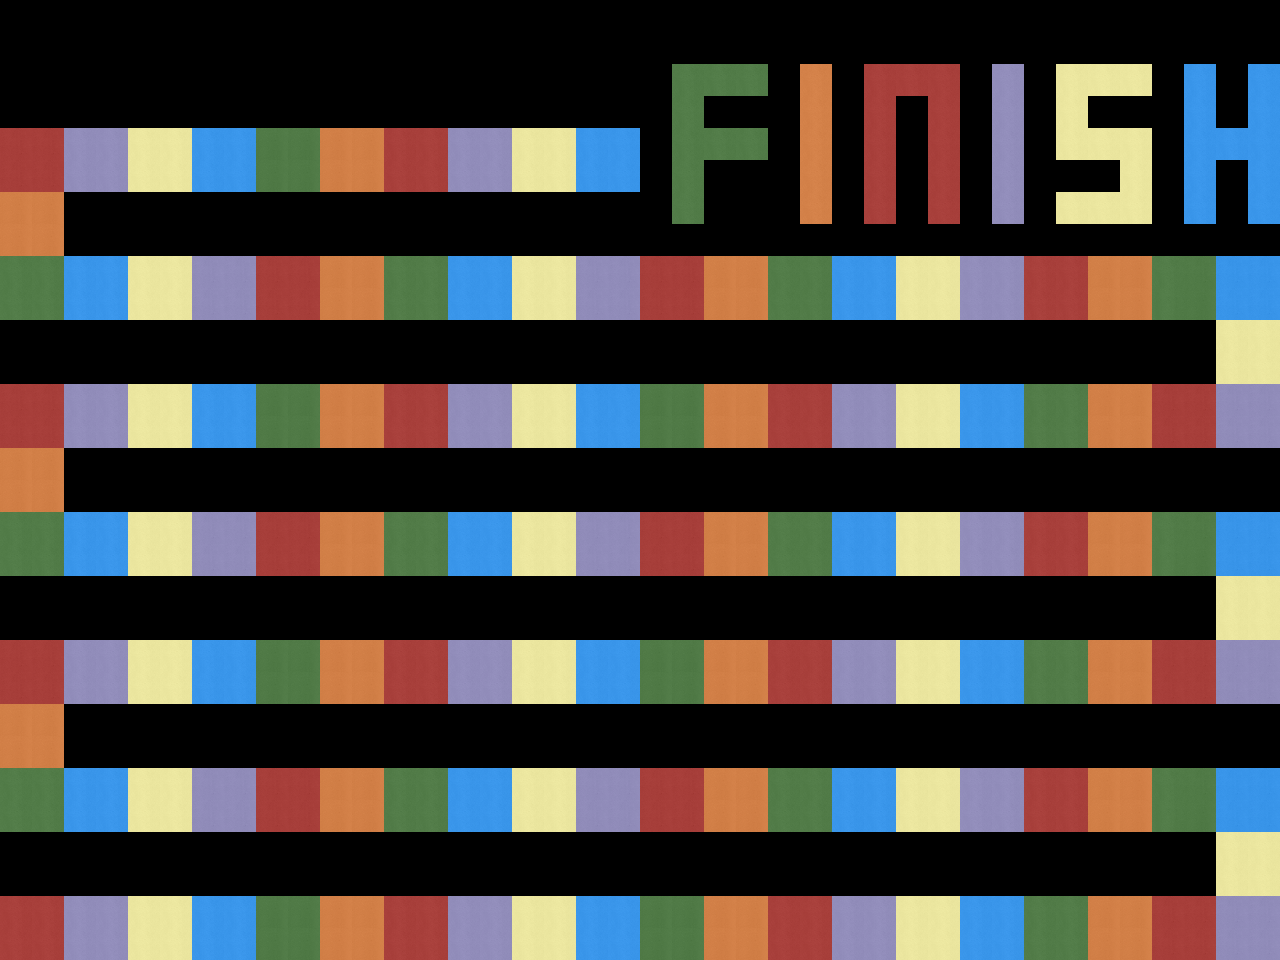

This game map was drawn from its Tiled (.tmx) file and the tilesets committed beside it. A one-line description and the trimmed map source follow:
An orthogonal 40x30 tile map with 32x32 px tiles, 1 tile layer (Tile Layer 1), 6 tilesets.

<map version="1.10" tiledversion="1.10.2" orientation="orthogonal" renderorder="right-down" width="40" height="30" tilewidth="32" tileheight="32" infinite="0" nextlayerid="2" nextobjectid="1">
 <tileset firstgid="1" source="PT_RED.tsx" />
 <tileset firstgid="5" source="PT_LAVE.tsx" />
 <tileset firstgid="9" source="PT_YELO.tsx" />
 <tileset firstgid="13" source="PT_BLUE.tsx" />
 <tileset firstgid="17" source="PT_GREEN.tsx" />
 <tileset firstgid="21" source="PT_ORAN.tsx" />
 <layer id="1" name="Tile Layer 1" width="40" height="30">
  <data>[1200 cells, 596 non-empty, 13 distinct tile ids]</data>
 </layer>
</map>
